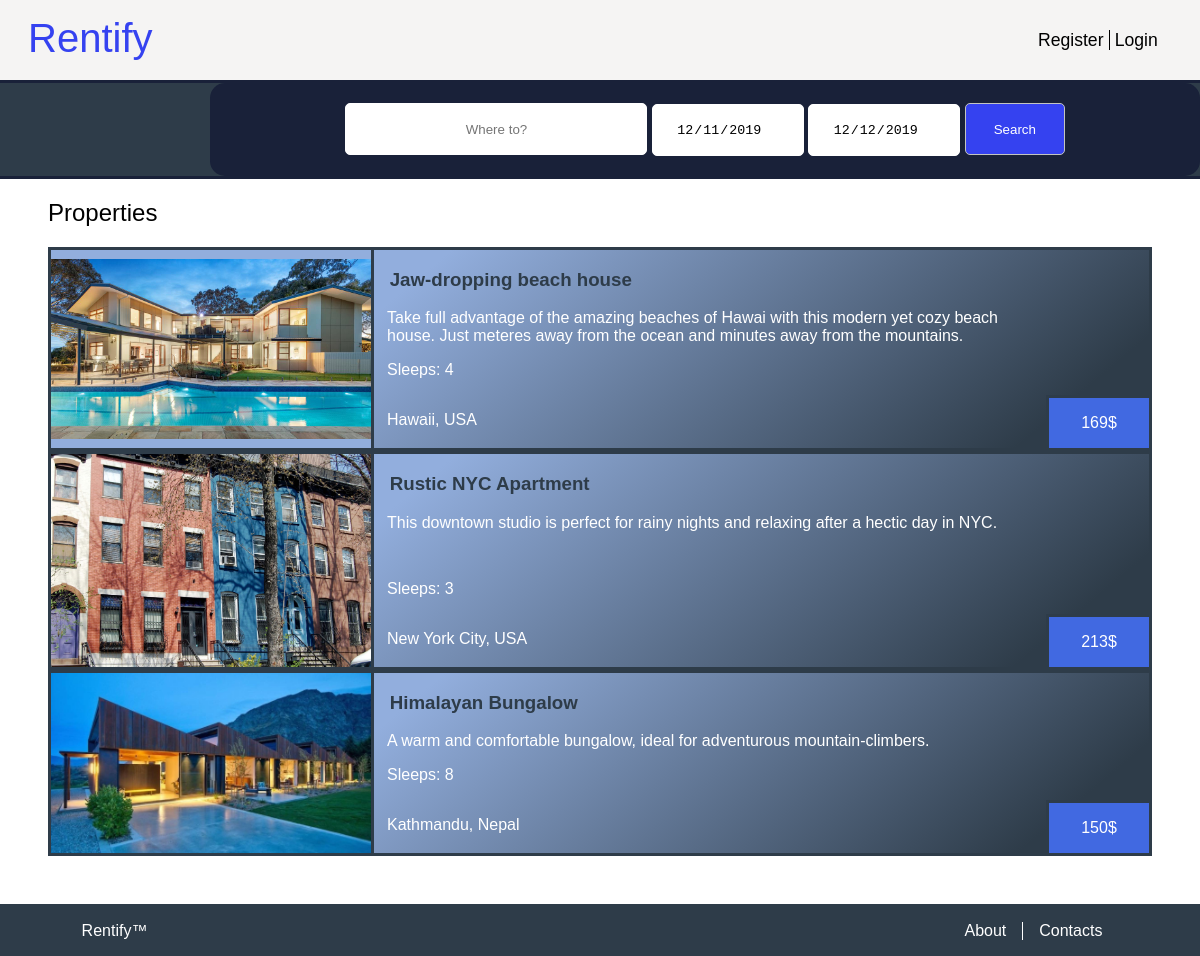
Page /pages/search_page.php on the earlier database version.
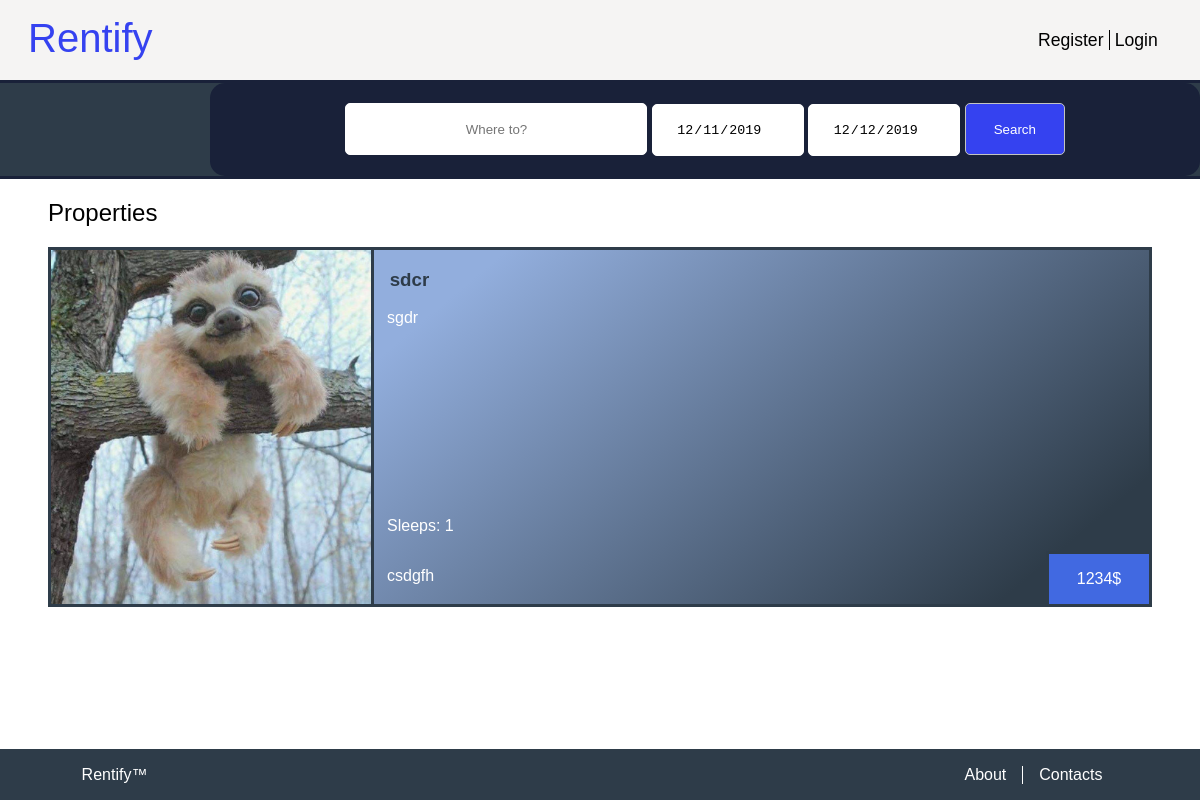
Same page on the later database version.
### tables this page shows
CREATE TABLE PropertyImage(
    property_id INTEGER REFERENCES Property(id),
    image_name TEXT NOT NULL,
    PRIMARY KEY(property_id, image_name)
);

CREATE TABLE Property(
    id INTEGER PRIMARY KEY AUTOINCREMENT,
    owner_username TEXT REFERENCES User(username) ON DELETE CASCADE ON UPDATE CASCADE,
    title TEXT NOT NULL,
    price_per_day REAL NOT NULL,
    location TEXT NOT NULL,
    description TEXT NOT NULL,
    sleeps INTEGER NOT NULL,
    CONSTRAINT minimum_sleeps CHECK (sleeps > 0)
);

### database/property.php (called while the page is built, shortened)
<?php
    include_once "../database/connection.php";
    function getPropertyByLocation($location){
        global $db;
		$stmt = $db->prepare('
			SELECT Property.*, PropertyImage.image_name as image
			FROM Property
			JOIN PropertyImage
            ON Property.id = PropertyImage.property_id'
        );
        $stmt->execute();
        $articles = $stmt->fetchAll();
        $pattern = '/\b'.$location.'\b/i';
        $matches = [];
        $index = 0;
        foreach($articles as $article) {
            if (preg_match($pattern, $article['location'])) {
                $matches[$index] = $article;
                $index++;
            }
        }
		return $matches;
    }
?>

### pages/search_page.php (the view, shortened to what this page needs)
<?php
    include_once "../database/connection.php";
    include_once "../database/property.php";
    include_once "../templates/tpl_common.php";
    include_once "../templates/tpl_scroll_top.php";
    $location = $_POST['location'];
    document_main_part();
    include_scroll_top();
?>
    <link rel="stylesheet" type="text/css" href="../css/search_page.css">
    <link rel="stylesheet" type="text/css" href="../css/search_bar.css">
    <link rel="stylesheet" type="text/css" href="../css/properties_list.css">
</head>
<body>
    <?php draw_body_header(); ?>
    <section id="search_bar">
        <?php draw_search_bar(); ?>
    </section>
    <section id="properties">
        <h2 id="properties_h">Properties</h2>
        <?php
        $articles = getPropertyByLocation($location);
        if(count($articles) == 0){
        ?>
        <article id="not_found">
            <img src="../images/search.png" alt="Not found"/>
            <p>No results were found for the specified search.</p>
        </article>
        <?php
        }
        else{
        foreach($articles as $propertyArticle){
        ?>
        <a href="property_page.php?property=<?=$propertyArticle['id']?>">
            <article id="property">
                <div id="image">
                    <img src="../images/<?=$propertyArticle['image'] ?>" alt="<?=$propertyArticle['image']?>"/>
                </div>
                <h3 id="property_name"><?=$propertyArticle['title']?></h3>
                <p id="description"><?=$propertyArticle['description']?></p>
                <div id="price_box">
                    <p id="price"><?=$propertyArticle['price_per_day']?></p>
                </div>
                <p id="sleeps"><?=$propertyArticle['sleeps']?></p>
                <p id="location"><?=$propertyArticle['location']?></p>
            </article>
        </a>
        <?php }
        }
        ?>
    </section>
<?php
    draw_footer(true);
?>

### templates/tpl_common.php (shortened to what this page needs)
<?php
function draw_body_header(){
    draw_header('user.php', 'Profile');
}
function draw_header($page, $name){
?>
    <header>
        <h1><a href="index.php"> Rentify </a></h1>
        <?php
        if(isset($_SESSION['username'])) {
        ?>
            <div class="dropdown">
                <?php draw_user_image(); ?>
                <button  class="dropdown_button" id="user_badge" > <?php echo $_SESSION['username'] ?> </button>
                <div class="dropdown_content" id="user_badge_dropdown">
                    <a href="<?=$page?>"><?=$name?></a>
                    <a href="../actions/action_logout.php">Log out</a>
                </div>
            </div>
        <?php
        }
        else {
        ?>
            <div id="signup">
                <a href="register.php">Register</a>
                <a href="login.php">Login</a>
            </div>
        <?php
        }
        ?>
    </header>
<?php
}
?>
<?php
function draw_search_bar(){
?>
    <form id="search_form" action="search_page.php" method="post">
        <div class="search_box">
            <input class="location" name="location" type="text" placeholder="Where to?"/>
            <input class="date" name="start_date" type="date" value="2019-11-13" min="2019-11-13">
            <input class="date" name="end_date" type="date" value="2019-11-14" min="2019-11-14">
            <button class="search_button" type="submit">Search</button>
        </div>
    </form>
<?php
}
function document_main_part(){
?>
<!DOCTYPE html>
<html lang="en">
    <head>
        <link href="../css/layout.css" rel="stylesheet">
        <link href="../css/style.css" rel="stylesheet">
<?php
}
function draw_footer($include_button){
?>
        <footer id="footer">
            <p><a href="../pages/index.php">Rentify™</a></p>
            <ul>
                <li><a href="../pages/about.php">About</a></li>
                <li><a href="../pages/contacts.php">Contacts</a></li>
            </ul>
        </footer>
    </body>
</html>
<?php
}
?>

### templates/tpl_scroll_top.php (shortened to what this page needs)
<?php
function include_scroll_top(){
?>
    <link rel="stylesheet" type="text/css" href="../css/scroll_button.css">
<?php
}
?>

### css/layout.css (style rules this page uses)
body { background-color: #F5F4F3; margin: 0; height: 100vh; display: grid; grid-template-rows: [header] auto [nav] auto [properties] 1fr [footer] auto [end]; }
body > header { display: grid; grid-template-columns: 6fr 1fr 1fr; grid-template-rows: 3fr 1fr 3fr; height: 3.0em; }
body > header h1 { grid-column: 1; grid-row-start: 1; grid-row-end: 3; padding-left: 0.3em; }
body > header #signup { grid-column: 3; grid-row: 2; }

### css/style.css (style rules this page uses)
body > header { background-color: #F5F4F3; padding: 1em; }
body > header h1 { margin: 0; }
body > header a { color: #3542f0; font-weight: lighter; text-decoration: none; outline: none; }
#signup a:first-child { border-right: 1.5px solid black; padding-right: 0.3em; }
body { font-family: 'Trebuchet MS', Helvetica, sans-serif; color: black; font-weight: lighter; }
body h1, body h2 { font-family: 'Trebuchet MS', Helvetica, sans-serif; color: black; font-weight: lighter; }
header h1 { font-size: 2.5em; }
header #signup { font-size: 1.1em; }
header #signup a { color: black; }
#footer { font-family: "Helvetica"; }
html { height: 100%; }
#footer { display: grid; grid-template-columns: auto 0.1fr; background-color: #2e3c49; padding: 0.1em; text-align: center; margin: 0; height: 3em; align-self: end; }
#footer p { grid-column: 1; text-align: left; margin-left: 5em; }
#footer ul { display: flex; grid-column: 2; flex-direction: row; padding-left: 0%; text-align: right; margin-right: 5em; }
#footer li { display: block; flex: 1; list-style-type: none; padding-right: 1em; padding-left: 1em; }
#footer li:first-of-type { border-right: 1px solid white; }
#footer a { color: white; text-decoration: none; }

### css/search_page.css (style rules this page uses)
#search_bar { display: grid; background: #2e3c49; text-align: center; border-top: solid rgba(5, 6, 43, 0.5); border-bottom: solid rgba(5, 6, 43, 0.5); }
#search_bar #search_form { grid-column: 2; }
#properties { background-color: #FFFFFF; }

### css/search_bar.css (style rules this page uses)
.search_box .location, .search_box .date { height: 50px; padding: 0px; text-align: center; border-radius: 5px; border: 1.2px solid #FFFFFF; }
.search_box .location { width: 300px; }
.search_box .date { width: 150px; }
.search_box .search_button { height: 52px; width: 100px; padding: 0em; background: #3542f0; color: #ffffff; border-radius: 5px; border: 1.2px solid rgb(195, 197, 193); }
.search_box { background-color: rgba(5, 6, 43, 0.5); padding: 20px 30px; border-radius: 15px; }
[type="date"] { background:#fff url(https://cdn1.iconfinder.com/data/icons/cc_mono_icon_set/blacks/16x16/calendar_2.png) 97% 50% no-repeat ; }

### css/properties_list.css (style rules this page uses)
#properties { padding: 0em 3em 3em 3em; }
#properties #properties_h { color: black; }
#properties #property { display: grid; border: solid #2e3c49; grid-template-columns: 320px auto 103px; grid-template-rows: auto 1fr; background: linear-gradient(140deg, #92aedd 30%, #2e3c49 90%); }
#properties a { text-decoration: none; }
#properties #property #image { background: #92aedd; width: 320px; border-right: solid #2e3c49; grid-column: 1; grid-row-start: 1; grid-row-end: 6; display:flex; align-items: center; }
#properties #property #image img { width: 320px; margin: auto; }
#properties #property #property_name { grid-column: 2; grid-row: 1; padding-left: 1em; color: #2e3c49; }
#properties #property #description { grid-column-start: 2; grid-column-end: 3; grid-row: 2; padding-left: 1em; color: white; margin: 0%; }
#properties #property #sleeps::before { content: 'Sleeps: ' }
#properties #property #sleeps { grid-column: 2; grid-row: 3; padding-left: 1em; color: white; }
#properties #property #price_box { grid-column: 3; grid-row: 4; align-self: end; height: 50px; width: 100px; border: solid #2e3c49; border-width: 0.2em 0em 0em 0.2em; background: royalblue; }
#properties #property #price { text-align: center; color: white; }
#properties #property #price::after { content: '$'; }
#properties #property #location { grid-column: 2; grid-row: 4; padding-left: 1em; color: white; }

Differences in the rows shown:
removed propertyimage: image_name (picture), property.title "Jaw-dropping beach house", property.description "Take full advantage of the amazing beaches of Hawai with this modern yet cozy beach house. Just meteres away from the ocean and minutes away from the mountains.", property.price_per_day "169", property.sleeps "4", property.location "Hawaii, USA"
removed propertyimage: image_name (picture), property.title "Rustic NYC Apartment", property.description "This downtown studio is perfect for rainy nights and relaxing after a hectic day in NYC.", property.price_per_day "213", property.sleeps "3", property.location "New York City, USA"
removed propertyimage: image_name (picture), property.title "Himalayan Bungalow", property.description "A warm and comfortable bungalow, ideal for adventurous mountain-climbers.", property.price_per_day "150", property.sleeps "8", property.location "Kathmandu, Nepal"
added propertyimage: image_name (picture), property.title "sdcr", property.description "sgdr", property.price_per_day "1234", property.sleeps "1", property.location "csdgfh"
